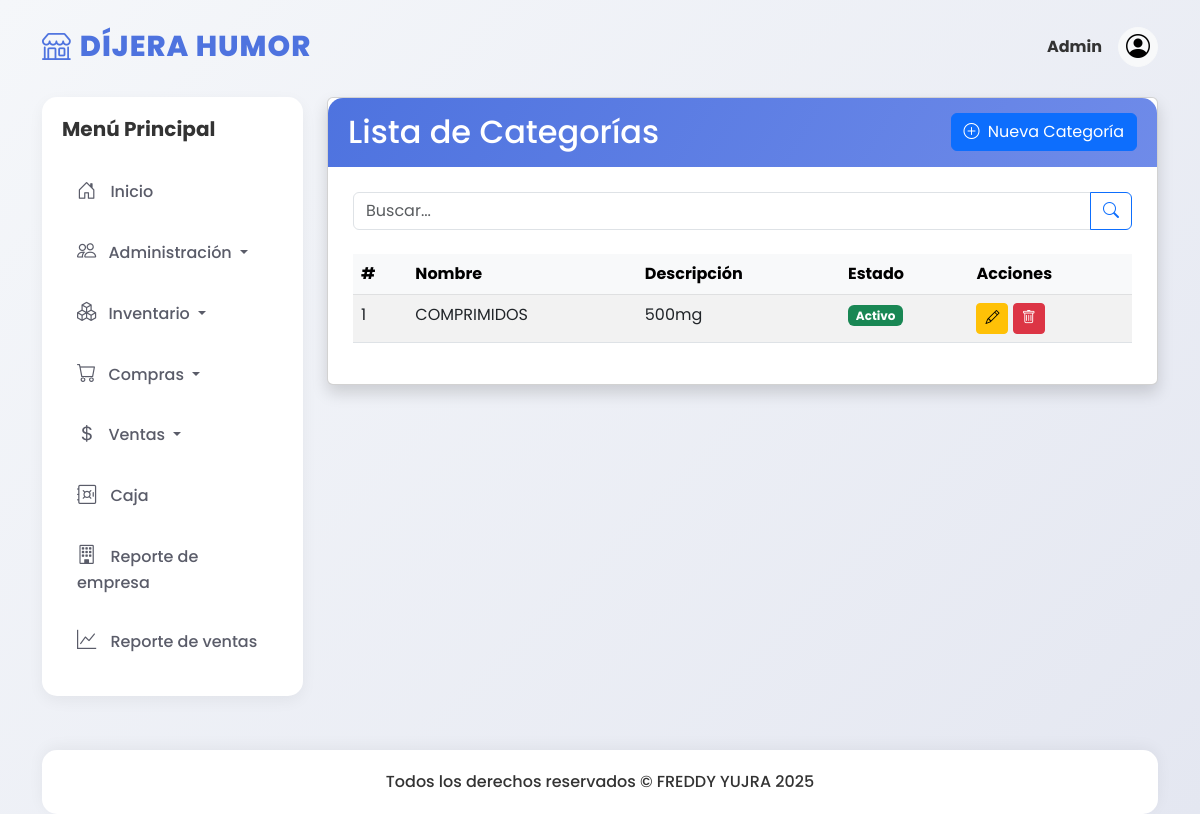
Page /categorias/ on the committed database.
### models/categoria_model.py (models this page shows, shortened)
class Categoria(db.Model):
    __tablename__ = "categorias"
    id = db.Column(db.Integer, primary_key=True)
    categoria = db.Column(db.String(100), nullable=False)
    descripcion = db.Column(db.String(200))
    estado = db.Column(db.Boolean, default=True)
    created_at = db.Column(db.DateTime, default=datetime.utcnow)
    updated_at = db.Column(db.DateTime, default=datetime.utcnow, onupdate=datetime.utcnow)
    deleted_at = db.Column(db.DateTime)
    @staticmethod
    def get_all():
        return Categoria.query.filter_by(deleted_at=None).all()

### controllers/categoria_controller.py (the view)
@categoria_bp.route('/')
def index():
    search_query = request.args.get('search', '')
    if search_query:
        categorias = Categoria.search(search_query)
    else:
        categorias = Categoria.get_all()
    return categoria_view.index(categorias, search_query)

### run.py (called while the page is built)
@app.context_processor
def inject_active_path():
    def is_active(path):
        return 'active' if request.path.startswith(path) else ''
    return dict(is_active=is_active)

### views/categoria_view.py (called while the page is built)
def index(categorias, search_query):
    return render_template('categorias/index.html', categorias=categorias, search_query=search_query)

### templates/categorias/index.html (shortened to what this page needs)
{% extends 'base.html' %}
{% block content %}
<div class="card shadow">
  <div class="card-header d-flex justify-content-between align-items-center">
    <h2 class="mb-0">Lista de Categorías</h2>
    <a class="btn btn-primary" href="{{ url_for('categoria.create') }}">
      <i class="bi bi-plus-circle me-1"></i> Nueva Categoría
    </a>
  </div>
  <div class="card-body">
    <form method="get" action="{{ url_for('categoria.index') }}" class="mb-4">
      <div class="input-group">
        <input type="text" class="form-control" placeholder="Buscar..."
               name="search" value="{{ search_query }}">
        <button class="btn btn-outline-primary" type="submit">
          <i class="bi bi-search"></i>
        </button>
      </div>
    </form>
    <div class="table-responsive">
      <table class="table table-striped table-hover">
        <thead class="table-light">
          <tr>
            <th>#</th>
            <th>Nombre</th>
            <th>Descripción</th>
            <th>Estado</th>
            <th>Acciones</th>
          </tr>
        </thead>
        <tbody>
          {% for categoria in categorias %}
          <tr>
            <td>{{ categoria.id }}</td>
            <td>{{ categoria.categoria }}</td>
            <td>{{ categoria.descripcion or '-' }}</td>
            <td>
              {% if categoria.estado %}
                <span class="badge bg-success">Activo</span>
              {% else %}
                <span class="badge bg-danger">Inactivo</span>
              {% endif %}
            </td>
            <td>
              <a href="{{ url_for('categoria.edit', id=categoria.id) }}" class="btn btn-sm btn-warning">
                <i class="bi bi-pencil"></i>
              </a>
              <a href="{{ url_for('categoria.delete', id=categoria.id) }}" class="btn btn-sm btn-danger"
                 onclick="return confirm('¿Eliminar categoría?')">
                <i class="bi bi-trash"></i>
              </a>
            </td>
          </tr>
          {% else %}
          <tr>
            <td colspan="5" class="text-center">No hay categorías registradas</td>
          </tr>
          {% endfor %}
        </tbody>
      </table>
    </div>
  </div>
</div>
{% endblock %}

### static/css/dashboard.css (style rules this page uses)
:root { --primary: #4e73df; --secondary: #858796; --success: #1cc88a; --info: #36b9cc; --warning: #f6c23e; --danger: #e74a3b; --light: #f8f9fc; --dark: #5a5c69; }
body { font-family: 'Poppins', sans-serif; background: linear-gradient(135deg, #f5f7fa 0%, #e4e7f1 100%); min-height: 100vh; padding-top: 20px; color: #333; }
.card-header { background: linear-gradient(120deg, #4e73df, #6f8be9); color: white; font-weight: 600; padding: 15px 20px; border-radius: 15px 15px 0 0 !important; border: none; }
.card-body { padding: 25px; }

### rows in the picture
Categoria: id "1", categoria "COMPRIMIDOS", descripcion "500mg", estado "Activo"
